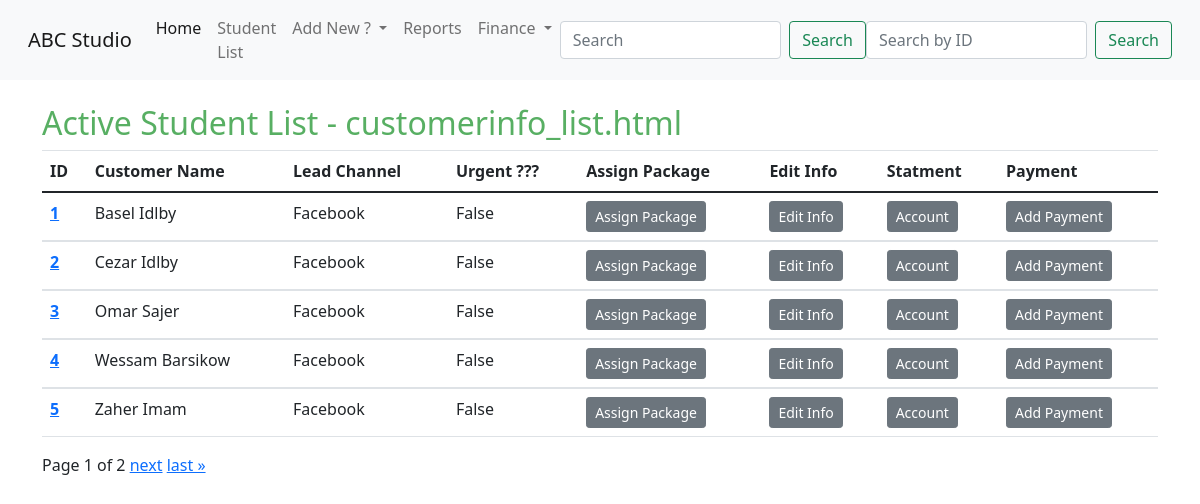
The page /student/list/ on the database its author committed.
### student/models.py (models this page shows, shortened)
class customerInfo(models.Model):
    studentId = models.AutoField(primary_key=True)
    customerName = models.CharField(max_length=100 , unique=True)
    customerImg = models.ImageField(upload_to ='media/student/imgs/' , default='default.jpg')
    leadsChannel = models.ForeignKey(leadSource,max_length=50,on_delete=models.CASCADE)
    adsRef = models.CharField(max_length=200,blank=True)
    contactDate = models.DateField(default=datetime.now , editable=False)
    leadeAge = models.IntegerField()
    leadsLocation = models.CharField(max_length=100)
    leadsContactNumber = models.IntegerField()
    emailAddress = models.EmailField(unique=True)
    leadsComment = models.CharField(max_length=1000)
    leadsUrgent = models.BooleanField()
    Nationality = models.ForeignKey(countryList,max_length=250,on_delete=models.CASCADE)
    intersetList = models.ForeignKey(courseList,max_length=50,on_delete=models.CASCADE)
    followUp = models.BooleanField(default=True)

class leadSource(models.Model):
    sourceChannel = models.CharField(max_length=50,unique=True)
    def __str__(self) -> str:
        return f'{self.sourceChannel}'

### student/views.py (the view, shortened to what this page needs)
# urls.py: path('list/',views.customerList.as_view(),name='CustList'),
class customerList(ListView): ## still not working
    queryset = customerInfo.objects.all()
    paginate_by = 5
    model = customerInfo
    serializer_class = customerSerial

### student/templates/student/customerinfo_list.html (shortened to what this page needs)
{% extends 'student/base.html' %}
{% block content %}
    <div class="container">
      <br>
      <h2>Active Student List - customerinfo_list.html</h2>
<table class="table">
  <thead>
    <tr>
      <th scope="col">ID</th>
      <th scope="col">Customer Name</th>
      <th scope="col">Lead Channel</th>
      <th scope="col">Urgent ??? </th>
      <th scope="col">Assign Package</th>
      <th scope="col">Edit Info</th>
      <th scope="col">Statment</th>
      <th scope="col">Payment</th>
    </tr>
  </thead>
  {% for x in object_list %}
  <tbody>
    <tr>
      <th scope="row"><a href="/student/dashBoard/{{x.studentId}}">{{x.studentId}} </th></a>
      <td>{{x.customerName}} </td>
      <td>{{x.leadsChannel}}</td>
      <td>{{x.leadsUrgent}}</td>
      <td><button class="btn btn-secondary btn-sm" type="submit" onclick="location.href='{% url 'student:assignPKG' x.studentId %}'">Assign Package</button></td>
      <td><button class="btn btn-secondary btn-sm" type="submit" onclick="location.href='{% url 'student:updateView' x.studentId %}'">Edit Info</button></td>
      <td><button class="btn btn-secondary btn-sm" type="submit" onclick="location.href='{% url 'student:soa_PK' x.studentId %}'">Account</button></td>
      <td><button class="btn btn-secondary btn-sm" type="submit" onclick="location.href='{% url 'student:AddPayment' x.studentId %}'">Add Payment</button></td>
    </tr>
  </tbody>
  {% endfor %}
</table>
<div class="pagination">
  <span class="step-links">
      <span class="current">
          Page {{ page_obj.number }} of {{ page_obj.paginator.num_pages }}
      </span>
      {% if page_obj.has_next %}
          <a href="?page={{ page_obj.next_page_number }}">next</a>
          <a href="?page={{ page_obj.paginator.num_pages }}">last &raquo;</a>
      {% endif %}
  </span>
</div>
{% endblock %}

### student/static/student/custom.css (style rules this page uses)
h2 { color: rgb(88, 175, 99); border-radius: 2; }

### rows shown on the page
customerInfo: studentId "1", customerName "Basel Idlby", leadsChannel "Facebook", leadsUrgent "False"
customerInfo: studentId "2", customerName "Cezar Idlby", leadsChannel "Facebook", leadsUrgent "False"
customerInfo: studentId "3", customerName "Omar Sajer", leadsChannel "Facebook", leadsUrgent "False"
customerInfo: studentId "4", customerName "Wessam Barsikow", leadsChannel "Facebook", leadsUrgent "False"
customerInfo: studentId "5", customerName "Zaher Imam", leadsChannel "Facebook", leadsUrgent "False"

### other values the page prints
{{ page_obj.number }} "1"
{{ page_obj.paginator.num_pages }} "2"
